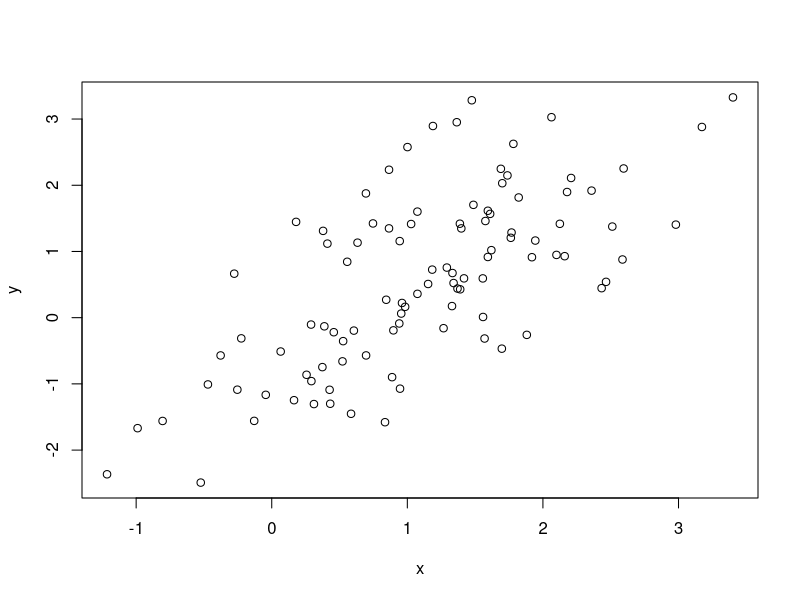
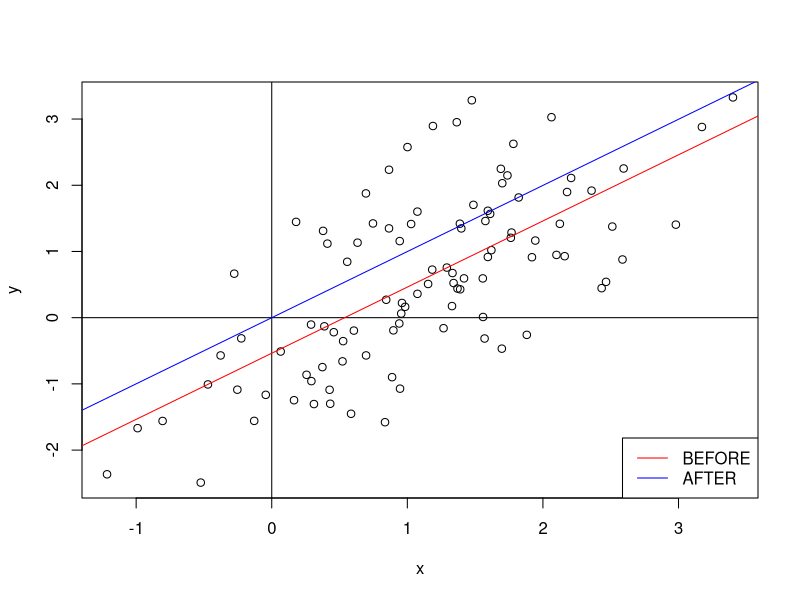
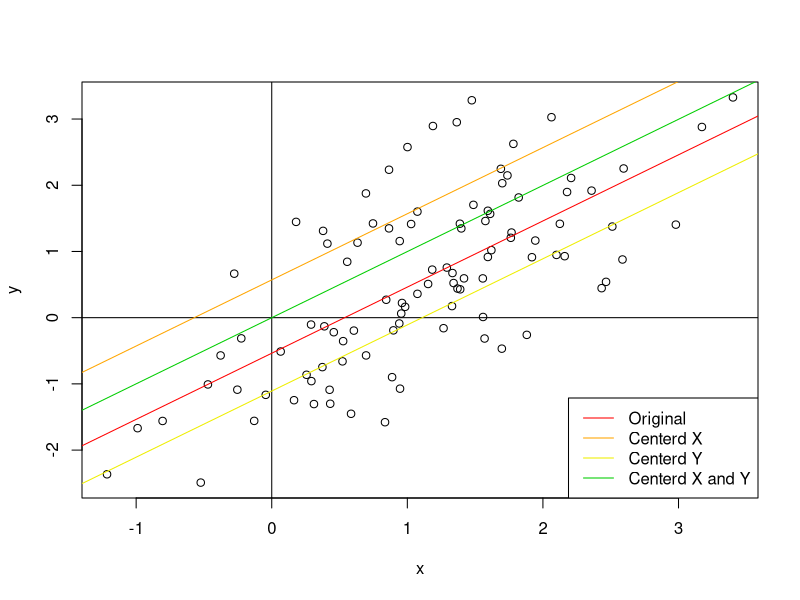

These charts were generated, in order, by the following R code:
## ---- chunk 1
#knitr::opts_chunk$set(fig.height = 4, fig.width = 6)
set.seed(1)
## ---- chunk 2
beta = c(-0.5, 1)
n = 100 ; x = rnorm(n, mean = 1) ; y = beta[1] + beta[2] * x + rnorm(n)
plot(x, y)
## ---- chunk 3
ls = function(x, y){
  beta_hat1 = crossprod(x - mean(x), y - mean(y)) / crossprod(x - mean(x))
  beta_hat0 = mean(y) - beta_hat1 * mean(x)
  
  return(list("intercept" = as.numeric(beta_hat0),
              "slope" = as.numeric(beta_hat1)))
}

beta ; ls(x, y)
## ---- chunk 4
c(ls(x, y)$intercept, ls(x - mean(x), y - mean(y))$intercept)
c(ls(x, y)$slope, ls(x - mean(x), y - mean(y))$slope)
## ---- chunk 5
plot(x, y) ; abline(h = 0) ; abline(v = 0)
abline(ls(x, y)$intercept, ls(x, y)$slope, col = "red")
abline(ls(x - mean(x), y - mean(y))$intercept, 
       ls(x - mean(x), y - mean(y))$slope, col = "blue")
legend("bottomright", c("BEFORE", "AFTER"), lty = 1, col=c("red", "blue"))
## ---- chunk 6
rbind("Original" = ls(x, y), 
      "Centerd X" = ls(x - mean(x), y),
      "Centerd Y" = ls(x, y - mean(y)),
      "Centerd X and Y" = ls(x - mean(x), y - mean(y)))
## ---- chunk 7
plot(x, y) ; abline(h = 0) ; abline(v = 0)
abline(ls(x, y)$intercept, ls(x, y)$slope, col = "red")
abline(ls(x - mean(x), y)$intercept, ls(x - mean(x), y)$slope, col = "orange")
abline(ls(x, y - mean(y))$intercept, ls(x, y - mean(y))$slope, col = "yellow2")
abline(ls(x - mean(x), y - mean(y))$intercept, ls(x - mean(x), y - mean(y))$slope, col = "green3")
legend("bottomright", c("Original", "Centerd X", "Centerd Y", "Centerd X and Y"),
       lty = 1, col=c("red", "orange", "yellow2", "green3"))
## ---- chunk 8
beta = c(1, 2, 3)
n = 100 ; p = 3
X = cbind("intercept" = 1, "x1" = rnorm(n), "x2" = rnorm(n))
y = X %*% beta + rnorm(n)
solve(t(X) %*% X) %*% t(X) %*% y # Original


C = cbind(1, X[,2] - mean(X[,2]), X[,3] - mean(X[,3]))
solve(t(C) %*% C) %*% t(C) %*% (y - mean(y)) # Centered X and Y
